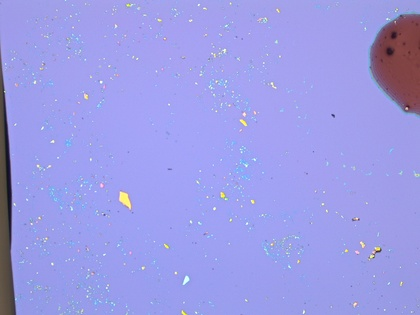
%> input picture test_image1/image1086.jpg, 420 x 315 px, shrunk from 1024 x 768 before the run; its folder holds 4 pictures in this run
$ octave main_script.m   (GNU Octave 9; MATLAB toolbox functions it lacks are replaced by stand-ins)
%> lines starting %> are read from the running program, lines starting %| are printed output that depends on the picture

close all;
folder = './test_image1';
a = dir([folder '/*.jpg']);
imagenames =  cellfun(@(s)[folder '/' s],{a.name},'UniformOutput',false);
feature_match_threshold = 4;
method = 'corner';
imagenum = length(imagenames);
unstitched_file_indexes = 1:length(imagenames);
image_content_array = cellfun(@(x) imread(x), imagenames,'UniformOutput',false);
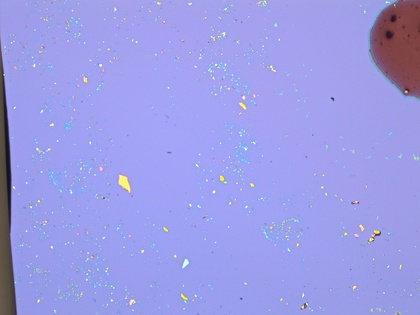
%> input picture test_image1/image1087.jpg, 420 x 315 px, shrunk from 1024 x 768 before the run
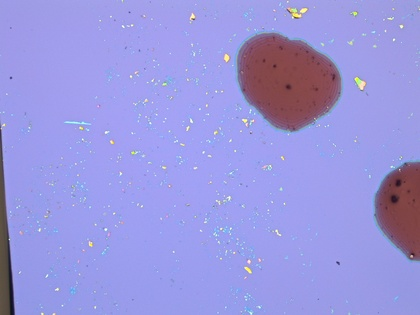
%> input picture test_image1/image1088.jpg, 420 x 315 px, shrunk from 1024 x 768 before the run
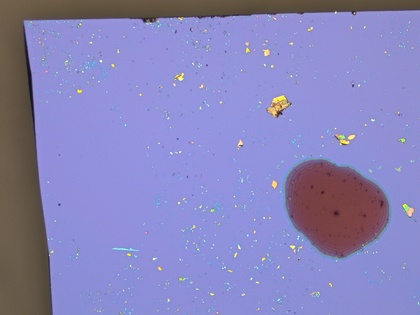
%> input picture test_image1/image1089.jpg, 420 x 315 px, shrunk from 1024 x 768 before the run
%> image_content_array = 4 items

% stitch_image = image_content_array{1};
% unstitched_file_indexes(1) = [];
unchange_flag = false;
image_pool = image_content_array;
%> image_pool = 4 items

while 1
    current_image_num = length(image_pool);
    unchange_flag = true;
    for i = 1:current_image_num
        image1 = image_pool{i};
        for j=i+1:current_image_num
            image2 = image_pool{j};
            imshowpair(image1,image2,'montage');
            img.image1 = image1;
            img.image2 = image2;
            stitch_image =image_match(img,feature_match_threshold,method,false);

            if ~isempty(stitch_image)
                image_pool([i,j]) =[];

                image_pool{end+1} =  stitch_image;
                unchange_flag = false;
                break;
            end
        end

        if ~unchange_flag
            break;
        end

    end

    if unchange_flag
        break;
    end

end
%> this loop made 2 passes
%> current_image_num on passes 1 to 2: 4, 3
%> after the loop, image_pool = 3 items

%imshow(stitch_image)
for i=1:length(image_pool)
    figure;
    imshow(image_pool{i});
end
%> this loop made 3 passes

% [12 lines of commented-out code are left out]
